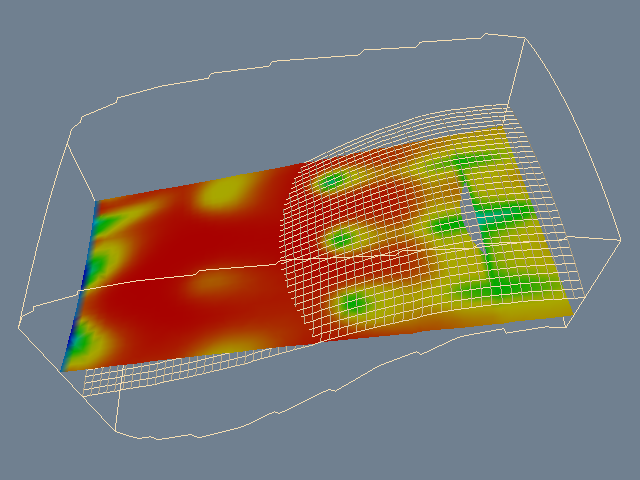

Write the Python code that produced this figure.
#!/usr/bin/env python

# Cut through a structured grid with a plane.

import os
from pathlib import Path

# Factory overrides: importing these modules registers the OpenGL rendering
# and interaction style implementations for vtkRenderingCore factory classes.
import vtkmodules.vtkInteractionStyle  # noqa: F401
import vtkmodules.vtkRenderingOpenGL2  # noqa: F401

# VTK pipeline classes used in this example
from vtkmodules.vtkCommonDataModel import vtkPlane
from vtkmodules.vtkFiltersCore import (
    vtkCutter,
    vtkStructuredGridOutlineFilter,
)
from vtkmodules.vtkFiltersGeometry import vtkStructuredGridGeometryFilter
from vtkmodules.vtkIOParallel import vtkMultiBlockPLOT3DReader
from vtkmodules.vtkRenderingCore import (
    vtkActor,
    vtkDataSetMapper,
    vtkPolyDataMapper,
    vtkRenderWindow,
    vtkRenderWindowInteractor,
    vtkRenderer,
)

# Colors (normalized RGB)
wheat = (0.961, 0.871, 0.702)
slate_gray = (0.439, 0.502, 0.565)

# Data files
data_dir = Path(os.environ.get("VPE_DATA_DIR", Path(__file__).parent))
xyz_file = str(data_dir / "combxyz.bin")
q_file = str(data_dir / "combq.bin")

# Reader: load PLOT3D combustor dataset
pl3d = vtkMultiBlockPLOT3DReader()
pl3d.SetXYZFileName(xyz_file)
pl3d.SetQFileName(q_file)
pl3d.SetScalarFunctionNumber(100)
pl3d.SetVectorFunctionNumber(202)
pl3d.Update()

sg = pl3d.GetOutput().GetBlock(0)

# Implicit function: cutting plane through the dataset center
plane = vtkPlane()
plane.SetOrigin(sg.GetCenter())
plane.SetNormal(-0.287, 0, 0.9579)

# Filter: cut the structured grid with the plane
plane_cut = vtkCutter()
plane_cut.SetInputData(sg)
plane_cut.SetCutFunction(plane)

# Mapper: map the cut surface with scalar coloring
cut_mapper = vtkDataSetMapper()
cut_mapper.SetInputConnection(plane_cut.GetOutputPort())
cut_mapper.SetScalarRange(sg.GetPointData().GetScalars().GetRange())

# Actor: display the cut surface
cut_actor = vtkActor()
cut_actor.SetMapper(cut_mapper)

# Filter: extract a computational plane at constant k for comparison
comp_plane = vtkStructuredGridGeometryFilter()
comp_plane.SetInputData(sg)
comp_plane.SetExtent(0, 100, 0, 100, 9, 9)

# Mapper: map the computational plane
plane_mapper = vtkPolyDataMapper()
plane_mapper.SetInputConnection(comp_plane.GetOutputPort())
plane_mapper.ScalarVisibilityOff()

# Actor: display the computational plane as wireframe
plane_actor = vtkActor()
plane_actor.SetMapper(plane_mapper)
plane_actor.GetProperty().SetRepresentationToWireframe()
plane_actor.GetProperty().SetColor(wheat)

# Filter: structured grid outline
outline = vtkStructuredGridOutlineFilter()
outline.SetInputData(sg)

# Mapper: map outline to graphics primitives
outline_mapper = vtkPolyDataMapper()
outline_mapper.SetInputConnection(outline.GetOutputPort())

# Actor: display the outline
outline_actor = vtkActor()
outline_actor.SetMapper(outline_mapper)
outline_actor.GetProperty().SetColor(wheat)

# Renderer: assemble the scene and configure the camera
renderer = vtkRenderer()
renderer.AddActor(outline_actor)
renderer.AddActor(plane_actor)
renderer.AddActor(cut_actor)
renderer.SetBackground(slate_gray)

# Window: display the rendered scene
render_window = vtkRenderWindow()
render_window.AddRenderer(renderer)
render_window.SetWindowName("cut structuredgrid")
render_window.SetMultiSamples(0)
render_window.SetSize(640, 480)

# Scene: configure the camera
camera = renderer.GetActiveCamera()
camera.SetPosition(5.02611, -23.535, 50.3979)
camera.SetFocalPoint(9.33614, 0.0414149, 30.112)
camera.SetViewUp(-0.0676794, 0.657814, 0.750134)
camera.SetDistance(31.3997)
camera.SetClippingRange(12.1468, 55.8147)

# Interactor: handle mouse and keyboard events
render_window_interactor = vtkRenderWindowInteractor()
render_window_interactor.SetRenderWindow(render_window)

# Launch the interactive visualization
render_window_interactor.Initialize()
render_window_interactor.Start()
